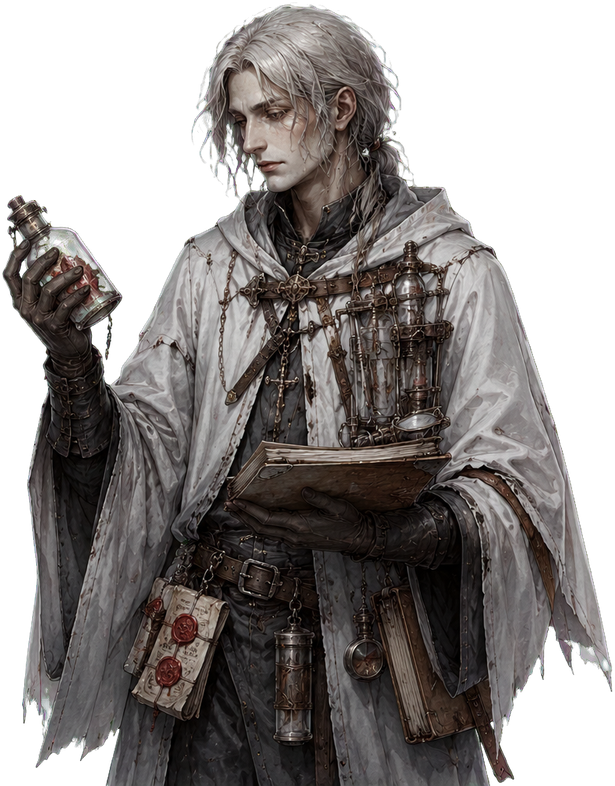
#> input picture assets/card_demo/actors/collector/source/collector_fullbody_front.png, 615 x 786 px
$ python process_collector_fullbody.py
#> lines starting #> are read from the running program, lines starting #| are printed output that depends on the picture
#> in make_frames, image is the input picture: PIL image 615x786 RGBA; mean R, G, B, A 57.4, 53.3, 51.8, 164.9
from __future__ import annotations

import argparse
import json
from pathlib import Path

from PIL import Image, ImageEnhance


ROOT = Path(__file__).resolve().parents[1]
DEFAULT_SOURCE = ROOT / "assets" / "card_demo" / "actors" / "collector" / "source" / "collector_fullbody_front.png"
OUT_DIR = ROOT / "assets" / "card_demo" / "actors" / "collector"
MANIFEST = ROOT / "assets" / "card_demo" / "card_demo_art_manifest.json"
FRAME_SIZE = (768, 768)
FEET_ANCHOR = {"mode": "feet", "x": 384, "y": 720}
DRAW_SIZE = [320, 420]


def alpha_bbox(image: Image.Image) -> tuple[int, int, int, int]:
    bbox = image.getchannel("A").getbbox()
#> bbox = (0, 0, 615, 786)
    if bbox is None:
        raise ValueError("source image has no visible alpha pixels")
    return bbox


def fit_to_canvas(source: Image.Image, target_height: int = 620) -> Image.Image:
    bbox = alpha_bbox(source)
#> bbox = (0, 0, 615, 786)
    cropped = source.crop(bbox)
    scale = target_height / cropped.height
#> scale = 0.789
    target_width = max(1, round(cropped.width * scale))
#> target_width = 485
    return cropped.resize((target_width, target_height), Image.Resampling.LANCZOS)


def compose_frame(body: Image.Image, target: Path, y_offset: int = 0, x_offset: int = 0, brightness: float = 1.0) -> dict:
    if brightness != 1.0:
        body = ImageEnhance.Brightness(body).enhance(brightness)
    canvas = Image.new("RGBA", FRAME_SIZE, (0, 0, 0, 0))
    bbox = alpha_bbox(body)
    feet_x = (bbox[0] + bbox[2]) // 2
    feet_y = bbox[3]
    paste_x = FEET_ANCHOR["x"] - feet_x + x_offset
    paste_y = FEET_ANCHOR["y"] - feet_y + y_offset
    canvas.alpha_composite(body, (paste_x, paste_y))
    target.parent.mkdir(parents=True, exist_ok=True)
    canvas.save(target)
    return {
        "path": relative(target),
        "size": list(FRAME_SIZE),
        "alpha_bbox": list(alpha_bbox(canvas)),
    }


def relative(path: Path) -> str:
    return path.relative_to(ROOT).as_posix()


def make_frames(source: Path) -> dict[str, list[dict]]:
    image = Image.open(source).convert("RGBA")
    body = fit_to_canvas(image)
    frame_specs = {
        "fullbody_idle": [
            (0, 0, 1.00),
            (-2, 0, 1.01),
            (-1, 1, 1.00),
            (0, 0, 0.995),
        ],
        "fullbody_speak": [
            (0, 0, 1.00),
            (-2, -1, 1.01),
            (-3, -1, 1.015),
            (-1, 1, 1.005),
            (0, 0, 1.00),
            (-1, 0, 1.01),
        ],
    }
    result: dict[str, list[dict]] = {}
    for action, specs in frame_specs.items():
        frames = []
        for index, (y_offset, x_offset, brightness) in enumerate(specs):
            target = OUT_DIR / f"collector_{action}_{index}.png"
            frames.append(compose_frame(body, target, y_offset=y_offset, x_offset=x_offset, brightness=brightness))
        result[action] = frames
#> this loop made 2 passes
#> pass 1, in compose_frame, `canvas.save(target)`:
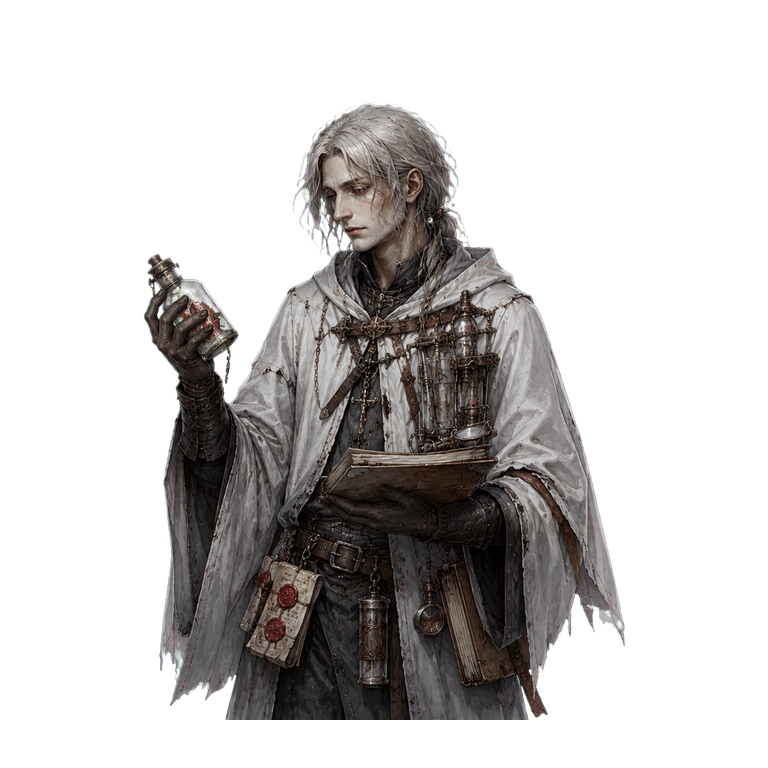
#> saved as collector_fullbody_idle_0.png: PIL image 768x768 RGBA; mean R, G, B, A 29.6, 27.5, 26.7, 84.1; transparent parts drawn white
#> pass 1, in compose_frame (call 2), `canvas.save(target)`:
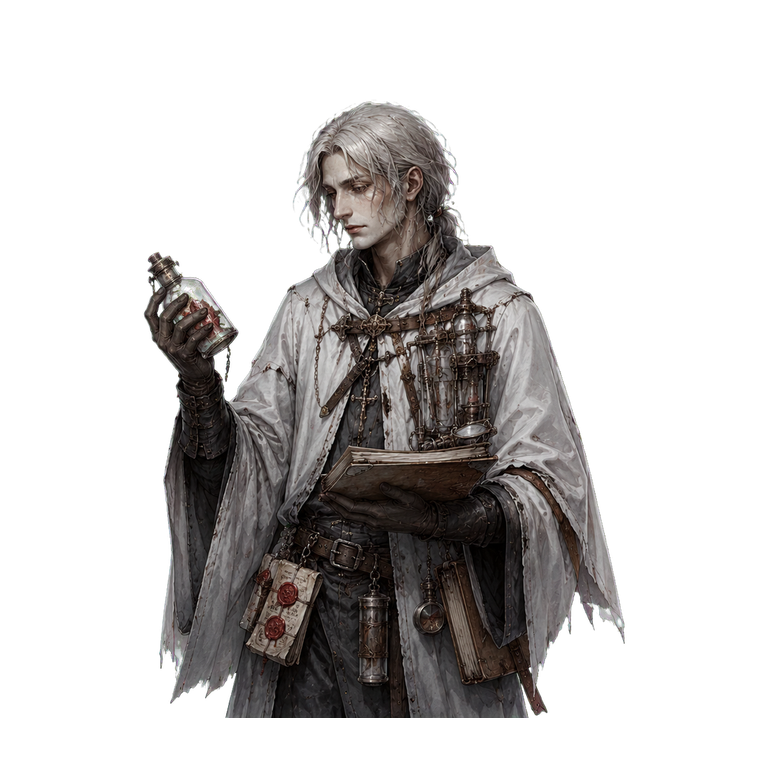
#> saved as collector_fullbody_idle_1.png: PIL image 768x768 RGBA; mean R, G, B, A 29.7, 27.6, 26.8, 84.1; transparent parts drawn white
#> after the loop, result = 2 items
    return result


# [47 lines left out: functions action_entry, update_manifest, not called in this run]


def main() -> int:
    parser = argparse.ArgumentParser(description="Process artist-provided Collector fullbody source into Godot-ready frames.")
    parser.add_argument("--source", type=Path, default=DEFAULT_SOURCE)
    parser.add_argument("--update-manifest", action="store_true")
    args = parser.parse_args()

    source = args.source
    if not source.exists():
        print(f"Missing artist source: {source}")
        print("Expected a transparent fullbody PNG before generating collector_fullbody_* runtime frames.")
        return 2

    frames = make_frames(source)
#> frames = 2 items
    if args.update_manifest:
        update_manifest(frames)
    print(json.dumps({"generated": frames, "manifest_updated": args.update_manifest}, ensure_ascii=False, indent=2))
#> (printed output is left out)
    return 0


if __name__ == "__main__":
    raise SystemExit(main())
#> (the program exits here)
